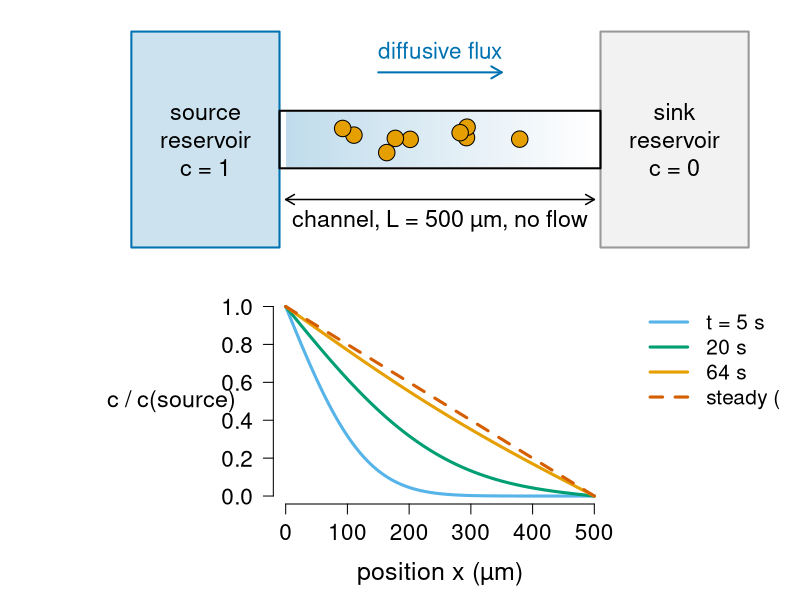
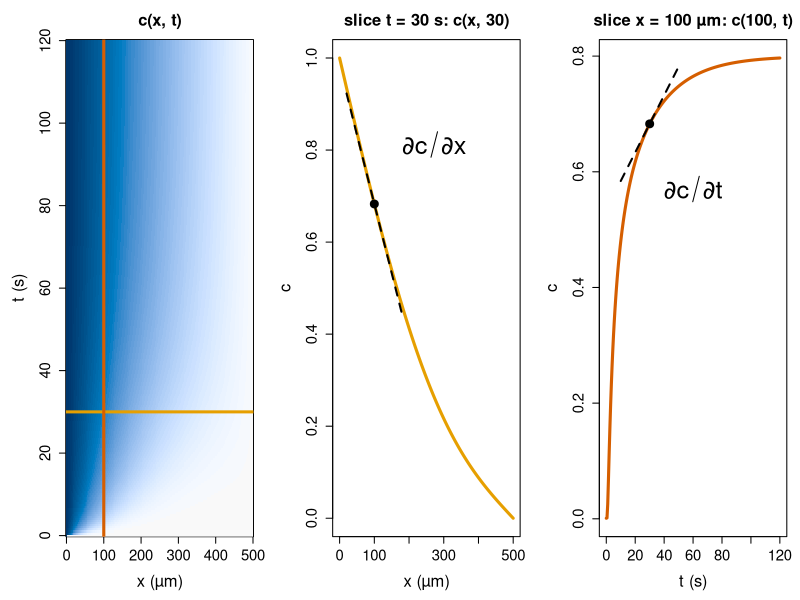
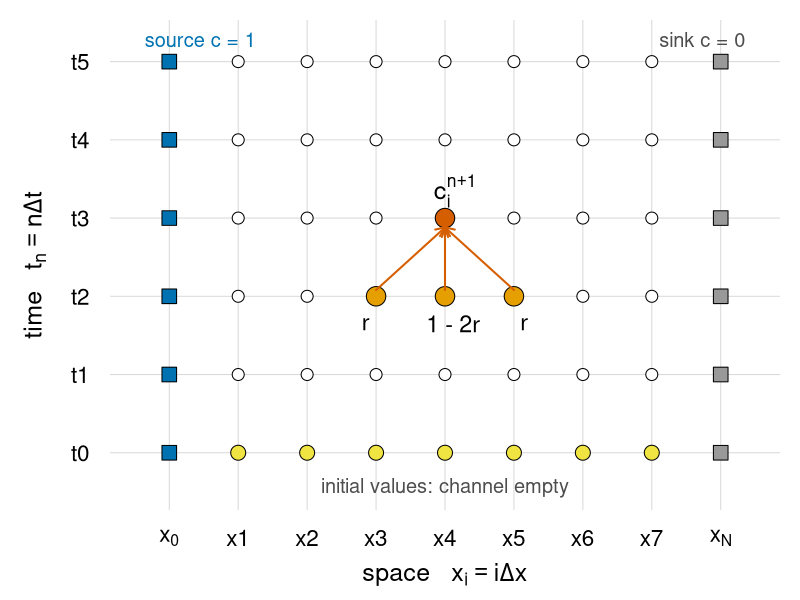
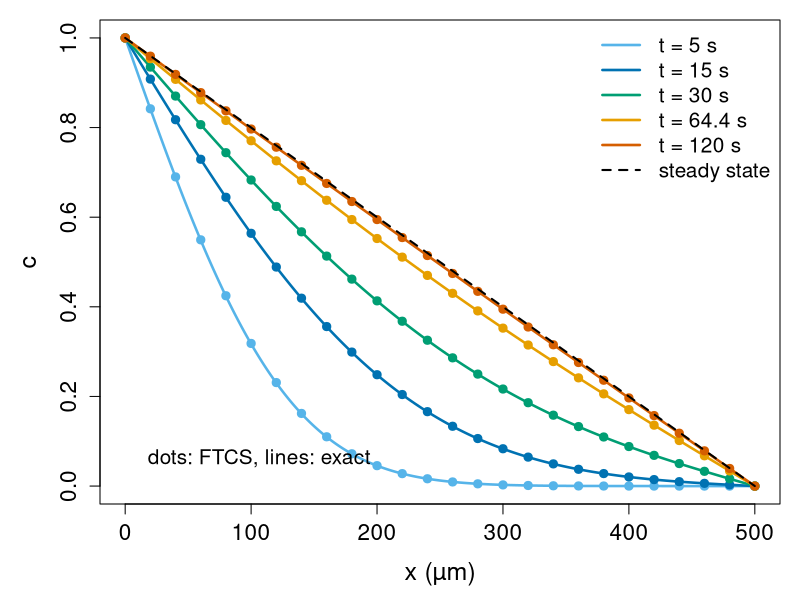
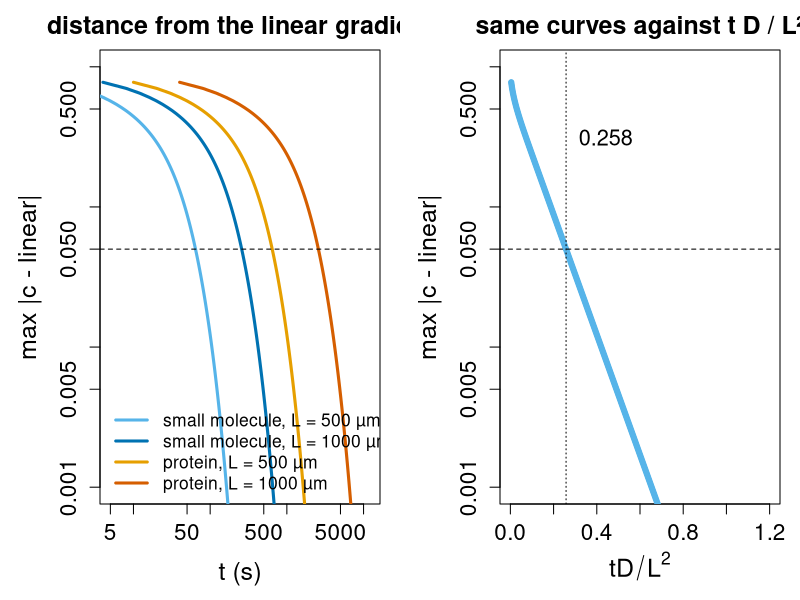
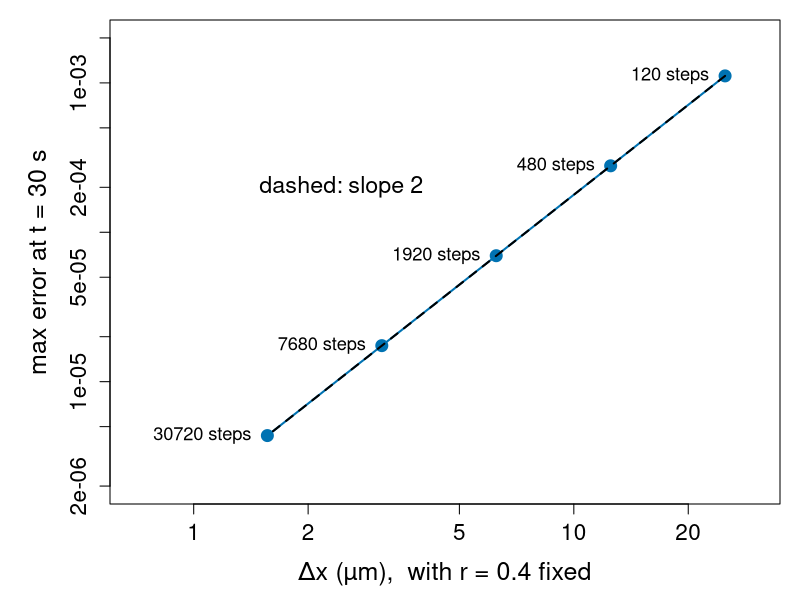
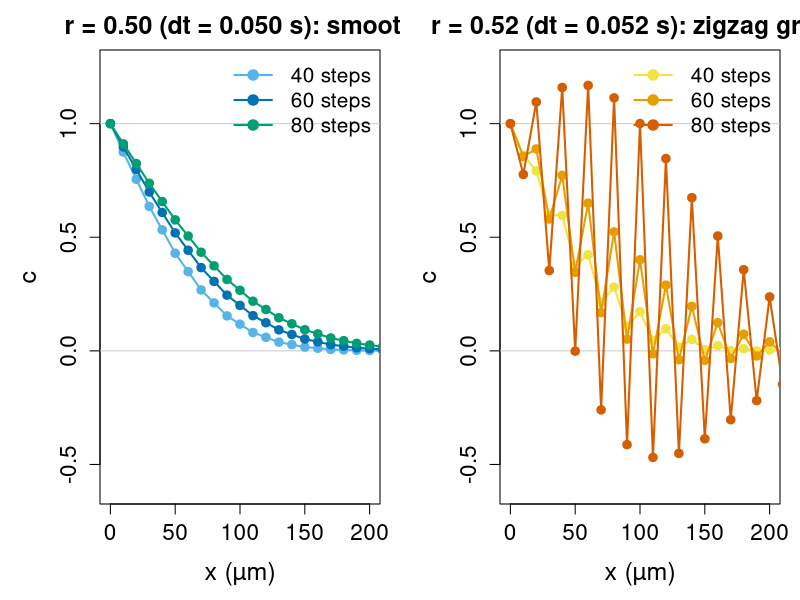
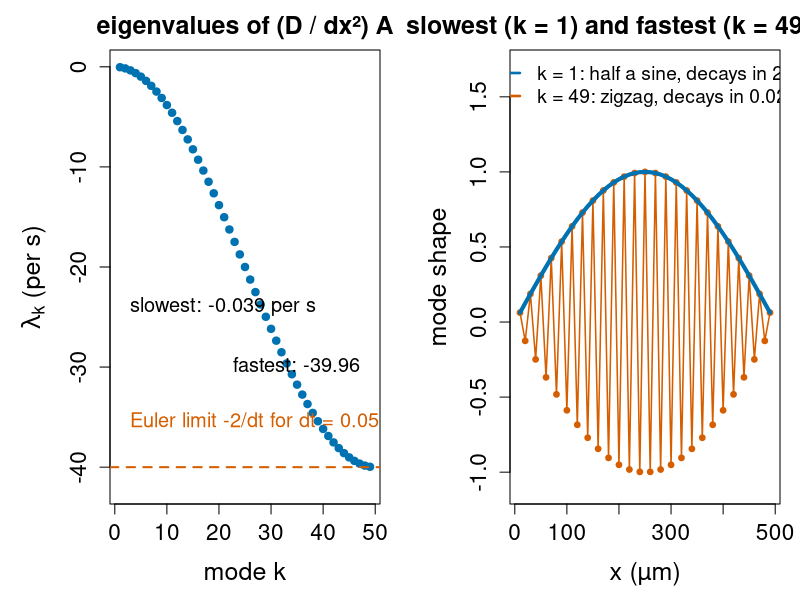

Source code (R) for these figures, in order:
# Figures for the diffusion-explicit/ unit
# ("The diffusion (heat) equation by finite differences").
#
# Re-run by hand from this folder (it is NOT run by `quarto render`):
#   cd diffusion-explicit && Rscript make-diffusion-explicit-figs.R
#
# Base R graphics only (grDevices::svg). Colours are Okabe-Ito (colour-blind safe).
# Running example: a flow-free chemotaxis channel of length L = 500 um between a
# source reservoir (c = 1 at x = 0) and a sink reservoir (c = 0 at x = L),
# small molecule D = 1000 um^2/s (1e-9 m^2/s), grid N = 50 (dx = 10 um), r = 0.4.
# Makes:
#   fig01-chamber.svg      schematic of the chamber and the profile that forms in it
#   fig02-space-time.svg   c(x, t) as a heat map, and the two slices that give the partial derivatives
#   fig03-grid.svg         the space-time grid, boundary/initial values and the FTCS stencil
#   fig04-profiles.svg     FTCS profiles against the exact (Fourier series) solution
#   fig05-scaling.svg      distance from the linear gradient vs t, and vs t D / L^2 (collapse)
#   fig06-convergence.svg  error at t = 30 s vs dx (r fixed), log-log, slope 2
#   fig07-unstable.svg     r = 0.5 vs r = 0.52: the zigzag instability
#   fig08-modes.svg        eigenvalues of the second-difference matrix and the slowest/fastest modes
#   fig09-noflux.svg       open chamber (sink) vs dead-end chamber (no-flux wall)

oi <- c(orange = "#E69F00", sky = "#56B4E9", green = "#009E73",
        yellow = "#F0E442", blue = "#0072B2", red = "#D55E00",
        purple = "#CC79A7", grey = "#999999", black = "#000000")
um <- "µm"

## ---- the running example (same code as on the slides) ----------------------

D <- 1000; L <- 500; N <- 50; dx <- L / N
x <- seq(0, L, by = dx)
r <- 0.4; dt <- r * dx^2 / D
ftcs <- function(c, r, nsteps) {
  i <- 2:(length(c) - 1)
  for (k in seq_len(nsteps)) c[i] <- c[i] + r * (c[i - 1] - 2 * c[i] + c[i + 1])
  c
}
ftcs_closed <- function(c, r, nsteps) {          # no-flux wall at x = L
  n <- length(c); i <- 2:(n - 1)
  for (k in seq_len(nsteps)) {
    cn <- c[n] + 2 * r * (c[n - 1] - c[n])
    c[i] <- c[i] + r * (c[i - 1] - 2 * c[i] + c[i + 1])
    c[n] <- cn
  }
  c
}
exact <- function(x, t, L, D, nterm = 200) {
  s <- 1 - x / L
  for (n in 1:nterm) s <- s - 2 / (n * pi) * sin(n * pi * x / L) * exp(-(n * pi / L)^2 * D * t)
  s
}
c0 <- c(1, rep(0, N))

par_big <- function(...) par(cex.lab = 1.5, cex.axis = 1.35, cex.main = 1.5, ...)

## ---- fig01: the chamber -----------------------------------------------------

svg("fig01-chamber.svg", width = 11, height = 6.2)
layout(matrix(1:2, 2), heights = c(1, 1.15))
par_big(mar = c(0.5, 5, 0.5, 1))
plot(NA, xlim = c(-260, 760), ylim = c(0, 1), axes = FALSE, xlab = "", ylab = "")
rect(-250, 0.05, -10, 0.95, col = "#0072B233", border = oi["blue"], lwd = 2)
rect(510, 0.05, 750, 0.95, col = "grey95", border = oi["grey"], lwd = 2)
rect(-10, 0.38, 510, 0.62, col = NA, border = "black", lwd = 2)
xs <- seq(0, 500, length.out = 300)
for (j in seq_along(xs)[-1])
  rect(xs[j - 1], 0.385, xs[j], 0.615, border = NA,
       col = adjustcolor(oi["blue"], alpha.f = 0.25 * (1 - xs[j] / 500)))
set.seed(3)
points(runif(9, 40, 460), runif(9, 0.43, 0.57), pch = 21, bg = oi["orange"], cex = 2.2)
text(-130, 0.5, "source\nreservoir\nc = 1", cex = 1.4)
text(630, 0.5, "sink\nreservoir\nc = 0", cex = 1.4)
arrows(0, 0.25, 500, 0.25, code = 3, length = 0.1, lwd = 1.5)
text(250, 0.16, paste0("channel, L = 500 ", um, ", no flow"), cex = 1.4)
arrows(150, 0.78, 350, 0.78, length = 0.12, lwd = 2, col = oi["blue"])
text(250, 0.87, "diffusive flux", col = oi["blue"], cex = 1.35)
par(mar = c(4.8, 5, 0.5, 1))
plot(NA, xlim = c(-260, 760), ylim = c(0, 1.05), axes = FALSE,
     xlab = paste0("position x (", um, ")"), ylab = "")
axis(1, at = seq(0, 500, 100)); axis(2, pos = -20, las = 1)
text(-185, 0.5, "c / c(source)", cex = 1.4)
cols <- c(oi["sky"], oi["green"], oi["orange"], oi["red"])
ts <- c(5, 20, 64, 1000)
for (j in seq_along(ts)) lines(xs, exact(xs, ts[j], L, D), lwd = 3, col = cols[j],
                               lty = if (j == 4) 2 else 1)
legend(560, 1.05, c("t = 5 s", "20 s", "64 s", "steady (linear)"), col = cols,
       lwd = 3, lty = c(1, 1, 1, 2), bty = "n", cex = 1.25)
dev.off()

## ---- fig02: function of space and time, two slices ---------------------------

svg("fig02-space-time.svg", width = 13, height = 4.8)
par_big(mfrow = c(1, 3), mar = c(4.8, 5, 3, 1))
tt <- seq(0, 120, length.out = 241); xx <- seq(0, L, length.out = 201)
Z <- outer(xx, tt, function(a, b) exact(a, pmax(b, 1e-3), L, D))
image(xx, tt, Z, col = hcl.colors(60, "Blues 3", rev = TRUE),
      xlab = paste0("x (", um, ")"), ylab = "t (s)", main = "c(x, t)")
abline(h = 30, col = oi["orange"], lwd = 3); abline(v = 100, col = oi["red"], lwd = 3)
plot(xx, exact(xx, 30, L, D), type = "l", lwd = 3, col = oi["orange"],
     xlab = paste0("x (", um, ")"), ylab = "c", main = "slice t = 30 s: c(x, 30)")
x1 <- 100; c1 <- exact(x1, 30, L, D); s1 <- (exact(x1 + 1e-3, 30, L, D) - exact(x1 - 1e-3, 30, L, D)) / 2e-3
segments(x1 - 80, c1 - 80 * s1, x1 + 80, c1 + 80 * s1, lty = 2, lwd = 2)
points(x1, c1, pch = 19, cex = 1.6)
text(x1 + 60, c1 + 0.12, expression(partialdiff * c / partialdiff * x), cex = 2.3, pos = 4)
plot(tt, exact(100, pmax(tt, 1e-3), L, D), type = "l", lwd = 3, col = oi["red"],
     xlab = "t (s)", ylab = "c", main = paste0("slice x = 100 ", um, ": c(100, t)"))
t1 <- 30; s2 <- (exact(100, t1 + 1e-3, L, D) - exact(100, t1 - 1e-3, L, D)) / 2e-3
segments(t1 - 20, c1 - 20 * s2, t1 + 20, c1 + 20 * s2, lty = 2, lwd = 2)
points(t1, c1, pch = 19, cex = 1.6)
text(t1 + 5, c1 - 0.12, expression(partialdiff * c / partialdiff * t), cex = 2.3, pos = 4)
dev.off()

## ---- fig03: the grid and the stencil ------------------------------------------

svg("fig03-grid.svg", width = 10, height = 5.6)
par_big(mar = c(4.5, 5.5, 1, 1))
nx <- 8; nt <- 5
plot(NA, xlim = c(-0.5, nx + 0.5), ylim = c(-0.5, nt + 0.3), axes = FALSE,
     xlab = expression("space   " * x[i] == i * Delta * x), ylab = expression("time   " * t[n] == n * Delta * t))
axis(1, at = 0:nx, labels = c(expression(x[0]), paste0("x", 1:(nx - 1)), expression(x[N])), tick = FALSE)
axis(2, at = 0:nt, labels = paste0("t", 0:nt), las = 1, tick = FALSE)
abline(h = 0:nt, col = "grey85"); abline(v = 0:nx, col = "grey85")
g <- expand.grid(i = 0:nx, n = 0:nt)
points(g$i, g$n, pch = 21, bg = "white", cex = 1.6)
points(rep(0, nt + 1), 0:nt, pch = 22, bg = oi["blue"], cex = 2.2)
points(rep(nx, nt + 1), 0:nt, pch = 22, bg = oi["grey"], cex = 2.2)
points(1:(nx - 1), rep(0, nx - 1), pch = 21, bg = oi["yellow"], cex = 2)
sx <- 4; sn <- 2
points(c(sx - 1, sx, sx + 1), rep(sn, 3), pch = 21, bg = oi["orange"], cex = 2.6)
points(sx, sn + 1, pch = 21, bg = oi["red"], cex = 2.6)
arrows(c(sx - 1, sx, sx + 1), sn + 0.08, sx, sn + 0.88, length = 0.1, lwd = 2, col = oi["red"])
text(c(sx - 1.15, sx + 0.12, sx + 1.15), sn - 0.35, c("r", "1 - 2r", "r"), cex = 1.4)
text(sx + 0.15, sn + 1.35, expression(c[i]^{n + 1}), cex = 1.5)
text(-0.5, nt + 0.25, "source c = 1", col = oi["blue"], cex = 1.2, pos = 4)
text(nx + 0.5, nt + 0.25, "sink c = 0", col = "grey30", cex = 1.2, pos = 2)
text(nx / 2, -0.45, "initial values: channel empty", cex = 1.2, col = "grey30")
dev.off()

## ---- fig04: FTCS vs exact -------------------------------------------------------

svg("fig04-profiles.svg", width = 9, height = 5.4)
par_big(mar = c(4.8, 5, 1, 1))
plot(NA, xlim = c(0, L), ylim = c(0, 1), xlab = paste0("x (", um, ")"), ylab = "c")
ts <- c(5, 15, 30, 64.4, 120)
cols <- c(oi["sky"], oi["blue"], oi["green"], oi["orange"], oi["red"])
xf <- seq(0, L, length.out = 400)
for (j in seq_along(ts)) {
  lines(xf, exact(xf, ts[j], L, D), lwd = 2.5, col = cols[j])
  cc <- ftcs(c0, r, round(ts[j] / dt))
  points(x[seq(1, 51, 2)], cc[seq(1, 51, 2)], pch = 19, col = cols[j], cex = 1.1)
}
lines(c(0, L), c(1, 0), lty = 2, lwd = 2)
legend("topright", c(paste0("t = ", ts, " s"), "steady state"), col = c(cols, "black"),
       lwd = c(rep(2.5, 5), 2), lty = c(rep(1, 5), 2), bty = "n", cex = 1.25)
text(10, 0.06, "dots: FTCS, lines: exact", pos = 4, cex = 1.25)
dev.off()

## ---- fig05: time to gradient, collapse ------------------------------------------

devtrace <- function(D, L, tmax) {
  dx <- L / N; dt <- r * dx^2 / D; x <- seq(0, L, by = dx); lin <- 1 - x / L
  ns <- round(tmax / dt); every <- max(1, ns %/% 300)
  c <- c0; out <- matrix(NA, 0, 2)
  for (k in seq(every, ns, by = every)) {
    c <- ftcs(c, r, every); out <- rbind(out, c(k * dt, max(abs(c - lin))))
  }
  out
}
cases <- list(c(1000, 500), c(1000, 1000), c(100, 500), c(100, 1000))
labs <- c(paste0("small molecule, L = 500 ", um), paste0("small molecule, L = 1000 ", um),
          paste0("protein, L = 500 ", um), paste0("protein, L = 1000 ", um))
cols <- c(oi["sky"], oi["blue"], oi["orange"], oi["red"])
tr <- lapply(cases, function(p) devtrace(p[1], p[2], 1.2 * p[2]^2 / p[1]))
svg("fig05-scaling.svg", width = 13, height = 5)
par_big(mfrow = c(1, 2), mar = c(4.8, 5, 2.5, 1))
plot(NA, xlim = c(5, 12000), ylim = c(1e-3, 1), log = "xy", xlab = "t (s)",
     ylab = "max |c - linear|", main = "distance from the linear gradient")
for (j in 1:4) lines(tr[[j]], lwd = 3, col = cols[j])
abline(h = 0.05, lty = 2)
legend("bottomleft", labs, col = cols, lwd = 3, bty = "n", cex = 1.05)
plot(NA, xlim = c(0, 1.2), ylim = c(1e-3, 1), log = "y", xlab = expression(t * D / L^2),
     ylab = "max |c - linear|", main = "same curves against t D / L²")
for (j in 4:1) lines(tr[[j]][, 1] * cases[[j]][1] / cases[[j]][2]^2, tr[[j]][, 2],
                     lwd = 7 - j, col = cols[j])
abline(h = 0.05, lty = 2); abline(v = 0.2578, lty = 3)
text(0.27, 0.3, "0.258", pos = 4, cex = 1.3)
dev.off()

## ---- fig06: convergence -----------------------------------------------------------

Ns <- c(20, 40, 80, 160, 320); err <- numeric(5)
for (j in 1:5) {
  dxj <- L / Ns[j]; dtj <- 0.4 * dxj^2 / D; xj <- seq(0, L, by = dxj)
  cj <- ftcs(c(1, rep(0, Ns[j])), 0.4, round(30 / dtj))
  err[j] <- max(abs(cj - exact(xj, 30, L, D, 2000)))
}
svg("fig06-convergence.svg", width = 8, height = 5.4)
par_big(mar = c(4.8, 5.5, 1, 1))
plot(L / Ns, err, log = "xy", pch = 19, cex = 1.6, col = oi["blue"],
     xlab = paste0("\u0394x (", um, "),  with r = 0.4 fixed"),
     ylab = "max error at t = 30 s", xlim = c(0.7, 30), ylim = c(2e-6, 2e-3))
lines(L / Ns, err, lwd = 2, col = oi["blue"])
lines(L / Ns, err[1] * (Ns[1] / Ns)^2, lty = 2, lwd = 2)
text(1.4, 2e-4, "dashed: slope 2", cex = 1.4, pos = 4)
text(L / Ns, err, paste(round(30 / (0.4 * (L / Ns)^2 / D)), "steps"), pos = 2, cex = 1.1, offset = 0.8)
dev.off()

## ---- fig07: instability -------------------------------------------------------------

svg("fig07-unstable.svg", width = 13, height = 5)
par_big(mfrow = c(1, 2), mar = c(4.8, 5, 2.5, 1))
xz <- seq(0, 200, length.out = 300)
plot(NA, xlim = c(0, 200), ylim = c(-0.6, 1.25), xlab = paste0("x (", um, ")"), ylab = "c",
     main = "r = 0.50 (dt = 0.050 s): smooth")
abline(h = c(0, 1), col = "grey80")
for (ns in c(40, 60, 80)) {
  lines(x, ftcs(c0, 0.5, ns), type = "o", pch = 19, lwd = 2, col = oi[c("sky", "blue", "green")][ns / 20 - 1])
}
legend("topright", c("40 steps", "60 steps", "80 steps"), col = oi[c("sky", "blue", "green")],
       lwd = 2, pch = 19, bty = "n", cex = 1.25)
plot(NA, xlim = c(0, 200), ylim = c(-0.6, 1.25), xlab = paste0("x (", um, ")"), ylab = "c",
     main = "r = 0.52 (dt = 0.052 s): zigzag grows")
abline(h = c(0, 1), col = "grey80")
for (ns in c(40, 60, 80)) {
  lines(x, ftcs(c0, 0.52, ns), type = "o", pch = 19, lwd = 2, col = oi[c("yellow", "orange", "red")][ns / 20 - 1])
}
legend("topright", c("40 steps", "60 steps", "80 steps"), col = oi[c("yellow", "orange", "red")],
       lwd = 2, pch = 19, bty = "n", cex = 1.25)
dev.off()

## ---- fig08: eigenvalues and modes ---------------------------------------------------

n <- N - 1
A <- diag(-2, n); A[cbind(1:(n - 1), 2:n)] <- 1; A[cbind(2:n, 1:(n - 1))] <- 1
e <- eigen(A, symmetric = TRUE)
lam <- D / dx^2 * e$values
svg("fig08-modes.svg", width = 13, height = 5)
par_big(mfrow = c(1, 2), mar = c(4.8, 5.5, 2.5, 1))
plot(1:n, lam, pch = 19, col = oi["blue"], xlab = "mode k", ylab = expression(lambda[k] ~ "(per s)"),
     main = "eigenvalues of (D / dx²) A", ylim = c(-42, 0))
abline(h = -2 / 0.05, lty = 2, col = oi["red"], lwd = 2)
text(1, -35.5, "Euler limit -2/dt for dt = 0.05 s (r = 1/2)", pos = 4, col = oi["red"], cex = 1.2)
text(1, -24, "slowest: -0.039 per s", pos = 4, cex = 1.2)
text(49, -30, "fastest: -39.96", pos = 2, cex = 1.2)
xi <- x[2:N]
v1 <- e$vectors[, 1]; v1 <- v1 / max(abs(v1)) * sign(v1[25])
vn <- e$vectors[, n]; vn <- vn / max(abs(vn)) * sign(vn[1])
plot(xi, v1, type = "l", lwd = 3, col = oi["blue"], ylim = c(-1.1, 1.7),
     xlab = paste0("x (", um, ")"), ylab = "mode shape", main = "slowest (k = 1) and fastest (k = 49) mode")
lines(xi, vn, type = "o", pch = 19, cex = 0.7, lwd = 1.5, col = oi["red"])
lines(xi, v1, lwd = 4, col = oi["blue"])
legend("top", c("k = 1: half a sine, decays in 25 s", "k = 49: zigzag, decays in 0.025 s"),
       col = oi[c("blue", "red")], lwd = 2.5, bty = "n", cex = 1.15, bg = "white")
dev.off()

## ---- fig09: open vs dead-end chamber --------------------------------------------------

svg("fig09-noflux.svg", width = 13, height = 5)
par_big(mfrow = c(1, 2), mar = c(4.8, 5, 2.5, 1))
ts <- c(10, 30, 64.4, 150, 330)
cols <- c(oi["sky"], oi["blue"], oi["green"], oi["orange"], oi["red"])
plot(NA, xlim = c(0, L), ylim = c(0, 1), xlab = paste0("x (", um, ")"), ylab = "c",
     main = "sink at x = L (c = 0): a gradient")
for (j in seq_along(ts)) lines(x, ftcs(c0, r, round(ts[j] / dt)), lwd = 3, col = cols[j])
legend("topright", paste0("t = ", ts, " s"), col = cols, lwd = 3, bty = "n", cex = 1.2)
plot(NA, xlim = c(0, L), ylim = c(0, 1), xlab = paste0("x (", um, ")"), ylab = "c",
     main = "wall at x = L (no flux): fills up")
for (j in seq_along(ts)) lines(x, ftcs_closed(c0, r, round(ts[j] / dt)), lwd = 3, col = cols[j])
abline(v = L, lwd = 6, col = "grey40")
dev.off()
